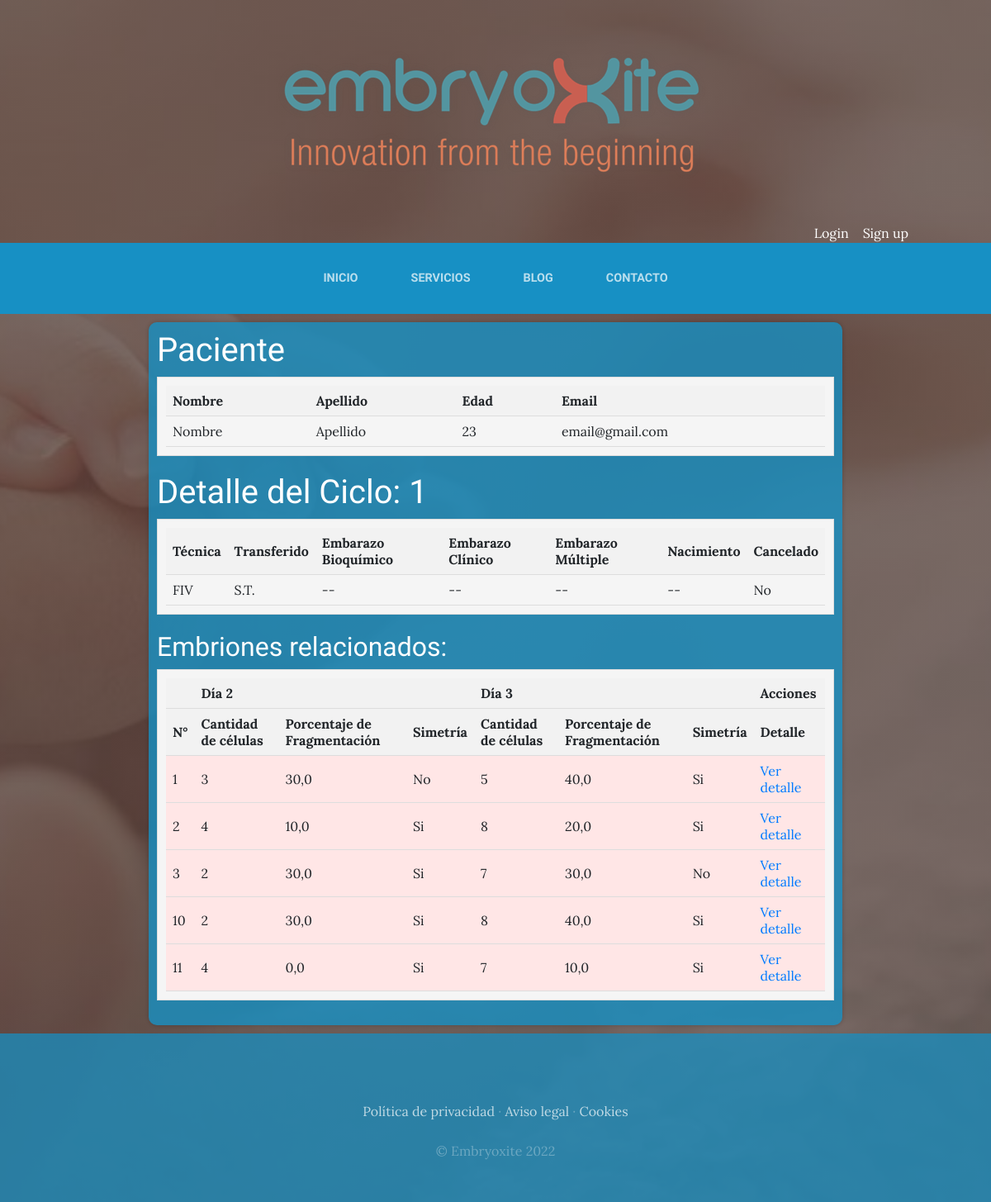
The app's page /analisis/1/, older data.
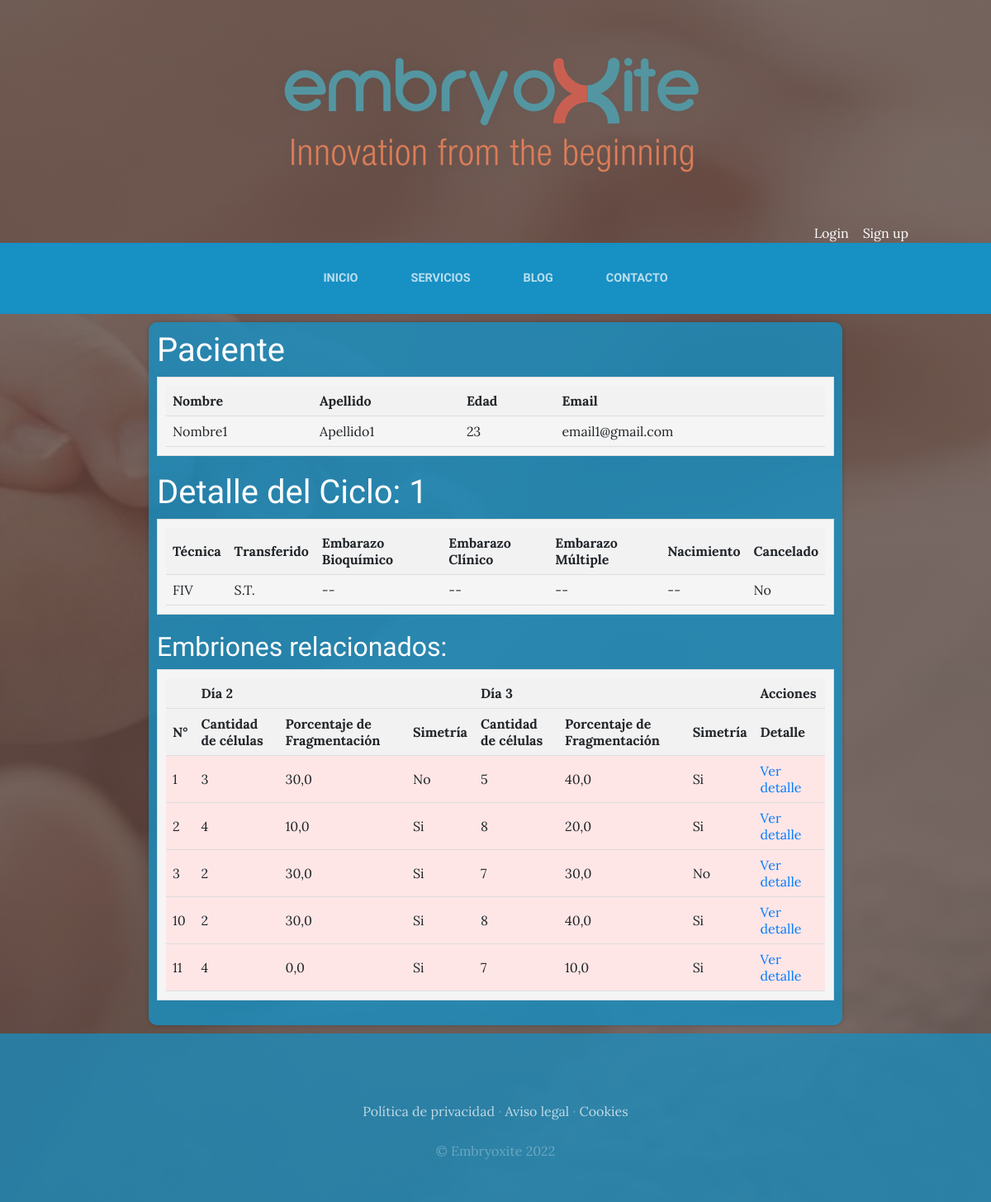
The same page, newer data.
### gestionCiclosPacientes/models.py (models this page shows, shortened)
class Ciclos(models.Model):
    paciente = models.ForeignKey(Pacientes, on_delete=models.CASCADE, related_name='ciclos')
    protocolo = models.CharField(max_length = 10)
    tecnica = models.CharField(max_length = 10)
    transferido = models.BooleanField()
    nacimiento = models.BooleanField()
    cancelado = models.BooleanField()
    embarazo_bioquimico = models.BooleanField()
    embarazo_clinico = models.BooleanField()
    embarazo_multiple = models.BooleanField()
    created = models.DateTimeField(auto_now_add=True)
    updated = models.DateTimeField(auto_now_add=True)
    class Meta:
        verbose_name = 'ciclo'
        verbose_name_plural = 'ciclos'

class Pacientes(models.Model):
    nombre=models.CharField(max_length = 30)
    apellido = models.CharField(max_length = 30)
    edad = models.IntegerField()
    email = models.EmailField()
    telefono= models.CharField(max_length=15)
    created = models.DateTimeField(auto_now_add=True)
    updated = models.DateTimeField(auto_now_add=True)
    class Meta:
        verbose_name = 'paciente'
        verbose_name_plural = 'pacientes'

### gestionCiclosPacientes/views.py (the view, shortened to what this page needs)
# urls.py: path('<int:protocolo_id>/', views.getCicloDetail, name="ciclo_detail"),
def getCicloDetail(request, protocolo_id):
    ciclo = Ciclos.objects.get(protocolo=protocolo_id)
    modele = load(r'C:\Users\gasto\Documents\Django\Embryoxite\arbol_blastocisto\modelos_predictivos\modelo_blastocisto_sv.joblib')
    modelb = load(r'C:\Users\gasto\Documents\Django\Embryoxite\arbol_transferidos\modelos\arbol_decision.joblib')
    paciente = ciclo.paciente  # Accede al objeto Pacientes relacionado a través de la relación Ciclos -> Pacientes
    Edad = paciente.edad
    for embrion in ciclo.embrion_set.all():
        if (embrion.dia5 is None):
            print("Entra a if")
            print(embrion.dia5)
            dia5 = 0
            Celulas_2 = embrion.dia2.cantidad_celulas
            Fragmentos_2 = embrion.dia2.porcentaje_fragmentacion
            Simetria_2 = embrion.dia2.simetria
            Celulas_3 = embrion.dia3.cantidad_celulas
            Fragmentos_3 = embrion.dia3.porcentaje_fragmentacion
            Simetria_3 = embrion.dia3.simetria
            resultado =  modele.predict([[Edad,Celulas_2,Celulas_3,Fragmentos_2,Fragmentos_3,Simetria_2,Simetria_3]])
            if resultado[0] == 1:
                embrion.transferenciabilidad = 1
            else:
                embrion.transferenciabilidad = 0
            embrion.save()
    return render(request, "gestionCiclosPacientes/ciclos.html", {"ciclo":ciclo, "dia5":dia5})

### gestionCiclosPacientes/templates/gestionCiclosPacientes/ciclos.html (shortened to what this page needs)
{% extends 'ProyectoWebApp/base.html' %}
{% block content %}
  <div class = "contenedorFormulario">
    <h1 style="color: white;">Paciente</h1>
    <div class="dataframe">
      <table>
        <thead>
          <tr>
            <th>Nombre</th>
            <th>Apellido</th>
            <th>Edad</th>
            <th>Email</th>
          </tr>
        </thead>
        <tbody>
            <tr>
              <td>{{ ciclo.paciente.nombre }}</td>
              <td>{{ ciclo.paciente.apellido }}</td>
              <td>{{ ciclo.paciente.edad }}</td>
              <td>{{ ciclo.paciente.email }}</td>
            </tr>
        </tbody>
      </table>
    </div>
  <h1 style="color: white;">Detalle del Ciclo: {{ ciclo.protocolo }}</h1>
  <div class="dataframe">
    <table>
      <thead>
        <tr>
          <th>Técnica</th>
          <th>Transferido</th>
          <th>Embarazo Bioquímico</th>
          <th>Embarazo Clínico</th>
          <th>Embarazo Múltiple</th>
          <th>Nacimiento</th>
          <th>Cancelado</th>
        </tr>
      </thead>
      <tbody>
        <tr>
            <td>{{ ciclo.tecnica }}</td>
            <td>{% if ciclo.transferido %}Transferido{% else %}S.T.{% endif %}</td>
            <td>{% if ciclo.transferido %}{{ ciclo.embarazo_bioquimico }} {% else %} -- {% endif %}</td>
            <td>{% if ciclo.transferido %}{{ ciclo.embarazo_clinico }} {% else %} -- {% endif %}</td>
            <td>{% if ciclo.transferido %}{{ ciclo.embarazo_multiple }} {% else %} -- {% endif %}</td>
            <td>{% if ciclo.transferido %}{{ ciclo.nacimiento }} {% else %} -- {% endif %}</td>
            <td>{% if ciclo.cancelado %}Si{% else %}No{% endif %}</td>
        </tr>
      </tbody>
    </table>
  </div>
  <h2 style="color: white;">Embriones relacionados:</h2>
  <div class="dataframe">
    <table>
        <thead>
            <tr>
                <th></th>
                <th colspan="3">Día 2</th>
                <th colspan="3">Día 3</th>
                <th>Acciones</th>
            </tr>
            <tr>
                <th>N°</th>
                <th>Cantidad de células</th>
                <th>Porcentaje de Fragmentación</th>
                <th>Simetría</th>
                <th>Cantidad de células</th>
                <th>Porcentaje de Fragmentación</th>
                <th>Simetría</th>
                <th>Detalle</th>
            </tr>
        </thead>
        <tbody>
            {% for embrion in ciclo.embrion_set.all %}
            <tr {% if embrion.transferenciabilidad == 0 %}class="row-red"{% elif embrion.transferenciabilidad == 1 %}class="row-green"{% endif %}>
                <td>{{ embrion.id }}</td>
                <td>{{ embrion.dia2.cantidad_celulas }}</td>
                <td>{{ embrion.dia2.porcentaje_fragmentacion }}</td>
                <td>{% if embrion.dia2.simetria %}Si{% else %}No{% endif %}</td>
                <td>{{ embrion.dia3.cantidad_celulas }}</td>
                <td>{{ embrion.dia3.porcentaje_fragmentacion }}</td>
                <td>{% if embrion.dia3.simetria %}Si{% else %}No{% endif %}</td>
                {% if dia5 == 1 %}
                <td>{% if embrion.dia5.blastocisto %}Si{% else %}No{% endif %}</td>
                <td>{{ embrion.dia5.grado_expancion }}</td>
                <td>{{ embrion.dia5.mci }}</td>
                <td>{{ embrion.dia5.trofoectodermo }}</td>
                <td>
                    <a href="{% url 'embryo_detail_2' embrion.id %}">Ver detalle</a>
                </td>
                {% else %}
                <td>
                    <a href="{% url 'embryo_detail_1' embrion.id %}">Ver detalle</a>
                </td>
                {% endif %}
            </tr>
            {% endfor %}
        </tbody>
    </table>
  </div>
</div>
{% endblock %}

Row changes from the older to the newer data that the page shows:
changed through a linked row, Ciclos "FIV": paciente.nombre "Nombre" → "Nombre1"; paciente.apellido "Apellido" → "Apellido1"; paciente.email "email@gmail.com" → "email1@gmail.com"
